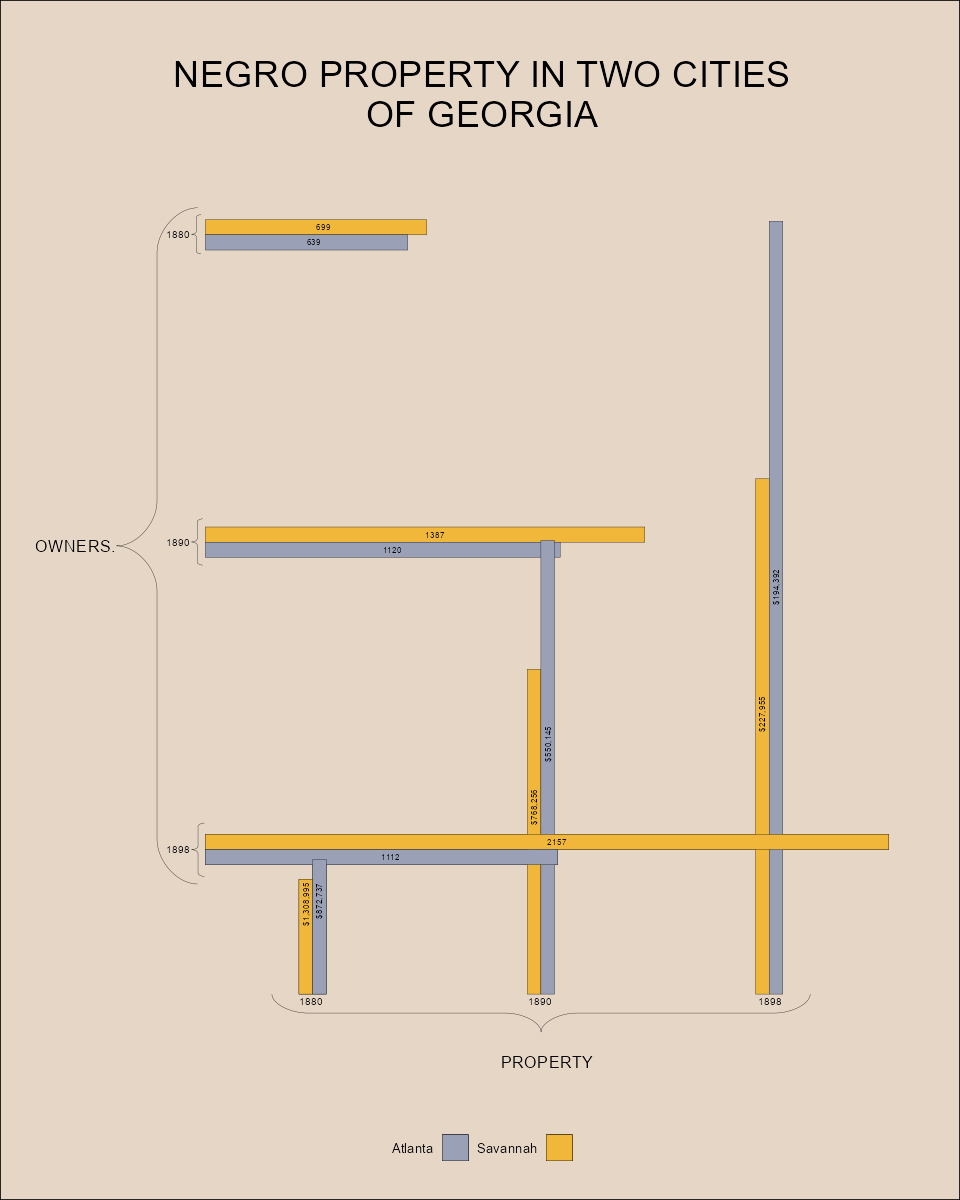

R code for this plot:
library(grid)
library(dplyr)
library(ggplot2)
# 1 - Load Data ----

data <- read.csv("week 06/data.csv",row.names = NULL)

data_text <- data.frame(
  x = c(-.04,-.04,-.04,
        .155,.49,.826),
  y = c(1,.595,.19,
        -.01,-.01,-.01),
  label = c("1880","1890","1898",
            "1880","1890","1898"),
  size =c(1,1,1,
          1,1,1)
)

# 2 - Format Data ----

data$x <- rep(1:(nrow(data)/2)/3,2)

a <- (1 - 0.19) / (1 - 0.333)
b <- 1 - a * 1

data$x <- a * data$x + b

data$norm_Owners <- data$Owners / max(data$Owners)
data$norm_Property.Value..Dollars. <- data$Property.Value..Dollars. / max(data$Property.Value..Dollars.)


# 3 - Functions ----
# Adding curly braces 
# Function to create a curly bracket
# OBS.: Not working as expected
create_smooth_brace <- function(x1, y1, x2, y2, width = NULL, n_points = 100) {
  # Default width if not provided
  if(is.null(width)) {
    width <- abs(y2 - y1) * 0.25
  }
  
  # Create a parameter t that goes from 0 to 1
  t <- seq(0, 1, length.out = n_points)
  
  # Create Bézier curve segments for a curly brace
  # These approximate the SVG path with proper curves
  brace <- data.frame(x = numeric(0), y = numeric(0))
  
  # First curve: bottom to first bend
  p0x <- 2; p0y <- 0  # Start point
  p1x <- 2; p1y <- 1  # Control point 1
  p2x <- 3; p2y <- 2  # Control point 2
  p3x <- 4; p3y <- 2  # End point
  
  x_vals <- (1-t)^3*p0x + 3*(1-t)^2*t*p1x + 3*(1-t)*t^2*p2x + t^3*p3x
  y_vals <- (1-t)^3*p0y + 3*(1-t)^2*t*p1y + 3*(1-t)*t^2*p2y + t^3*p3y
  brace <- rbind(brace, data.frame(x = x_vals, y = y_vals))
  
  # Straight line segment
  brace <- rbind(brace, data.frame(x = c(4, 15), y = c(2, 2)))
  
  # Second curve: to middle point
  p0x <- 15; p0y <- 2  # Start point
  p1x <- 16; p1y <- 2  # Control point 1
  p2x <- 17; p2y <- 3  # Control point 2
  p3x <- 17; p3y <- 4  # End point
  
  x_vals <- (1-t)^3*p0x + 3*(1-t)^2*t*p1x + 3*(1-t)*t^2*p2x + t^3*p3x
  y_vals <- (1-t)^3*p0y + 3*(1-t)^2*t*p1y + 3*(1-t)*t^2*p2y + t^3*p3y
  brace <- rbind(brace, data.frame(x = x_vals, y = y_vals))
  
  # Third curve: middle to second bend
  p0x <- 17; p0y <- 4  # Start point
  p1x <- 17; p1y <- 3  # Control point 1
  p2x <- 18; p2y <- 2  # Control point 2
  p3x <- 19; p3y <- 2  # End point
  
  x_vals <- (1-t)^3*p0x + 3*(1-t)^2*t*p1x + 3*(1-t)*t^2*p2x + t^3*p3x
  y_vals <- (1-t)^3*p0y + 3*(1-t)^2*t*p1y + 3*(1-t)*t^2*p2y + t^3*p3y
  brace <- rbind(brace, data.frame(x = x_vals, y = y_vals))
  
  # Straight line segment
  brace <- rbind(brace, data.frame(x = c(19, 30), y = c(2, 2)))
  
  # Fourth curve: to end
  p0x <- 30; p0y <- 2  # Start point
  p1x <- 31; p1y <- 2  # Control point 1
  p2x <- 32; p2y <- 1  # Control point 2
  p3x <- 32; p3y <- 0  # End point
  
  x_vals <- (1-t)^3*p0x + 3*(1-t)^2*t*p1x + 3*(1-t)*t^2*p2x + t^3*p3x
  y_vals <- (1-t)^3*p0y + 3*(1-t)^2*t*p1y + 3*(1-t)*t^2*p2y + t^3*p3y
  brace <- rbind(brace, data.frame(x = x_vals, y = y_vals))
  
  # Normalize coordinates (original width = 32, height = 4)
  brace$x <- brace$x / 32
  brace$y <- brace$y / 4
  
  # Transform to target position and size
  vertical <- abs(x2 - x1) < abs(y2 - y1)
  
  if (vertical) {
    # For vertical brace
    height <- abs(y2 - y1)
    if (y2 > y1) {
      # Pointing up
      result <- data.frame(
        x = x1 + brace$y * width,
        y = y1 + brace$x * height
      )
    } else {
      # Pointing down
      result <- data.frame(
        x = x1 + (1 - brace$y) * width,
        y = y1 + (1 - brace$x) * height
      )
    }
  } else {
    # For horizontal brace
    width_actual <- abs(x2 - x1)
    if (x2 > x1) {
      # Pointing right
      result <- data.frame(
        x = x1 + brace$x * width_actual,
        y = y1 + brace$y * width
      )
    } else {
      # Pointing left
      result <- data.frame(
        x = x1 + (1 - brace$x) * width_actual,
        y = y1 + brace$y * width
      )
    }
  }
  
  return(result)
}

# 4 - Creating Bars ----
# Note: I'm using geom_polygon so it is Easier to get
# the overlaying effect on the correct order
polygon_data <- data.frame()
bar_width <- 0.01
for (i in 1:nrow(data)) {
  city <- data$City[i]
  year <- data$Year[i]
  # Normalize the values to be between 0 and 1
  owners <- data$Owners[i] / max(data$Owners)
  x_pos <- rev(data$x)[i]
  
  # Add offset based on city for the "dodge" effect
  x_offset <- ifelse(city == "Atlanta", -bar_width, bar_width)
  
  # Create 4 points for each rectangle
  points <- data.frame(
    City = rep(city, 4),
    Year = rep(year, 4),
    Owners = rep(owners, 4),
    x = c(x_pos + x_offset - bar_width, x_pos + x_offset + bar_width, 
          x_pos + x_offset + bar_width, x_pos + x_offset - bar_width),
    y = c(0, 0, owners, owners),
    id = rep(i, 4)
  )
  
  polygon_data <- rbind(polygon_data, points)
}

polygon_data_vertical <- data.frame()

x_shift <- .825
for (i in 1:nrow(data)) {
  city <- data$City[i]
  year <- data$Year[i]
  # Normalize the values to be between 0 and 1
  Property.Value..Dollars. <- data$Property.Value..Dollars.[i] / max(data$Property.Value..Dollars.) 
  x_pos <- rev(data$x)[i]*x_shift
  
  # Add offset based on city for the "dodge" effect
  x_offset <- ifelse(city == "Atlanta", -bar_width, bar_width)
  
  # Create 4 points for each rectangle
  points <- data.frame(
    City = rep(city, 4),
    Year = rep(year, 4),
    Property.Value..Dollars. = rep(Property.Value..Dollars., 4),
    x = c(x_pos + x_offset - bar_width, x_pos + x_offset + bar_width, 
          x_pos + x_offset + bar_width, x_pos + x_offset - bar_width),
    y = c(0, 0, Property.Value..Dollars., Property.Value..Dollars.),
    id = rep(i, 4)
  )
  
  polygon_data_vertical <- rbind(polygon_data_vertical, points)
}

# Create the plot with geom_polygon
ggplot() +
  
  geom_polygon(data = polygon_data, 
               aes(x = y, y = x, fill = City, group = id),
               color = "black", size = 0.1) +
  geom_polygon(data = polygon_data_vertical,
               aes(x = rev(x), y = y*1.018, fill = City, group = id),
               color = "black", size = 0.1) +
  
  geom_polygon(data = polygon_data %>% filter(Year == '1898'), 
               aes(x = y, y = x, fill = City, group = id),
               color = "black", size = 0.1) +

  geom_polygon(data = polygon_data_vertical %>% filter(Year == '1880'),
               aes(x = rev(x)-.668, y = y*1.018, fill = City, group = id),
               color = "black", size = 0.1) +  
  
  geom_text(data = data, 
            aes(x = rev(norm_Owners)/2 ,
                y = x + ifelse("Atlanta" == City, bar_width, -bar_width),
                label = rev(Owners)),
            hjust = "left", vjust = 0.5, size = 2) +
  geom_text(data = data, 
            aes(y = (norm_Property.Value..Dollars.)/2 ,
                x = x* x_shift + ifelse("Atlanta" == City, bar_width, -bar_width),
                label = rev(scales::dollar_format()(Property.Value..Dollars.))),
            hjust = -.26, vjust = 0.5, size = 2,angle = 90) +
  
  # scale_fill_manual(values = c("#9aa0b6", "#f0b73b")) +
  scale_fill_manual(
    values = c("Savannah" = "#f0b73b", "Atlanta" = "#9aa0b6"),
    name = NULL,  # no legend title
    guide = guide_legend(
      direction = "horizontal",
      label.position = "left",  # text on the left, squares on the right
      label.hjust = 1
    )
  ) +
  theme_minimal() +
  labs(x = "Year", y = "Owners")  + 
  geom_path(data = create_smooth_brace(x1=-.020, y1=.155, x2=-.020, y2=.08), aes(x, y),linewidth = .1) +
  geom_path(data = create_smooth_brace(x1=-.020, y1=.155+.41, x2=-.020, y2=.1+.4), aes(x, y),linewidth = .1) +
  geom_path(data = create_smooth_brace(x1=-.020, y1=.155+.82, x2=-.020, y2=.1+.82), aes(x, y),linewidth = .1) +
  geom_path(data = create_smooth_brace(x1=-.10, y1=.95, x2=-.10, y2=0), aes(x*.5-.08, y-.805),linewidth = .1) +
  geom_path(data = create_smooth_brace(x1=.0, y1=0.80, x2=.84, y2=0.0), aes(x+.045, (.8-y)*.25),linewidth = .1) +
  geom_text(data = data_text, aes(x = x, y = y, label = label), size = 2.5) + 
  geom_text(aes(x=c(-.19,.5) , y=c(.59,-.09) , label = c("OWNERS.","PROPERTY"))) +
  labs(title = "NEGRO PROPERTY IN TWO CITIES\nOF GEORGIA") +
  theme(
    plot.background = element_rect(fill = "#e6d6c6ff"), 
    panel.grid = element_blank(),
    axis.title = element_blank(),
    axis.text = element_blank(),
    plot.title = element_text(
      family = "Teko",
      size = 24,
      hjust = 0.5,
      margin = margin(t = 20, b = 20) 
    ),
    plot.margin = margin(t = 20, r = 20, b = 20, l = 20),
    legend.position = "bottom",
    legend.direction = "horizontal"
    # legend.position = c(0.5, -0.1),     
    # legend.justification = c(0.5, -.5),
  )
  

ggsave("week 06/week 06.png",width = 960, height = 1200, units = 'px',dpi=96*1.15)
